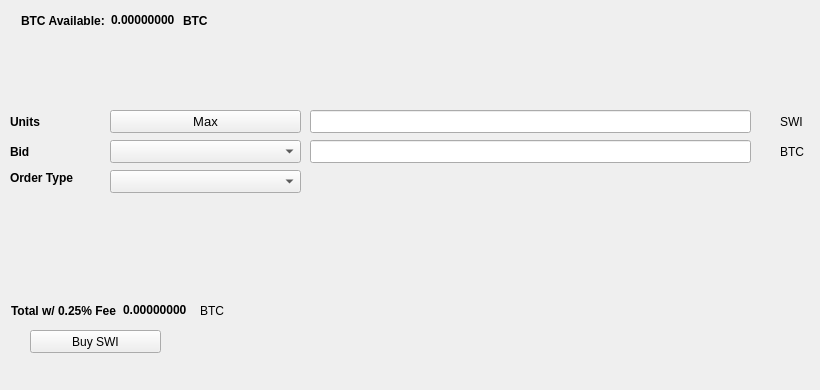
   <widget class="QWidget" name="BuyTab">
    <attribute name="title">
     <string>Buy</string>
    </attribute>
    <widget class="QPushButton" name="BuySWI">
     <property name="geometry">
      <rect>
       <x>30</x>
       <y>330</y>
       <width>131</width>
       <height>23</height>
      </rect>
     </property>
     <property name="text">
      <string>Buy SWI</string>
     </property>
     <property name="icon">
      <iconset resource="../swi.qrc">
       <normaloff>:/icons/bitcoin</normaloff>:/icons/bitcoin</iconset>
     </property>
    </widget>
    <widget class="QLabel" name="label_3">
     <property name="geometry">
      <rect>
       <x>10</x>
       <y>110</y>
       <width>46</width>
       <height>23</height>
      </rect>
     </property>
     <property name="font">
      <font>
       <weight>75</weight>
       <bold>true</bold>
      </font>
     </property>
     <property name="text">
      <string>Units</string>
     </property>
    </widget>
    <widget class="QLineEdit" name="UnitsInput">
     <property name="geometry">
      <rect>
       <x>310</x>
       <y>110</y>
       <width>441</width>
       <height>23</height>
      </rect>
     </property>
     <property name="font">
      <font>
       <pointsize>9</pointsize>
       <weight>75</weight>
       <bold>true</bold>
      </font>
     </property>
    </widget>
    <widget class="QLineEdit" name="BuyBidPriceEdit">
     <property name="geometry">
      <rect>
       <x>310</x>
       <y>140</y>
       <width>441</width>
       <height>23</height>
      </rect>
     </property>
     <property name="font">
      <font>
       <pointsize>9</pointsize>
       <weight>75</weight>
       <bold>true</bold>
      </font>
     </property>
    </widget>
    <widget class="QLabel" name="label_4">
     <property name="geometry">
      <rect>
       <x>780</x>
       <y>110</y>
       <width>31</width>
       <height>23</height>
      </rect>
     </property>
     <property name="text">
      <string>SWI</string>
     </property>
    </widget>
    <widget class="QLabel" name="label_5">
     <property name="geometry">
      <rect>
       <x>780</x>
       <y>140</y>
       <width>31</width>
       <height>23</height>
      </rect>
     </property>
     <property name="text">
      <string>BTC</string>
     </property>
    </widget>
    <widget class="QLabel" name="label_6">
     <property name="geometry">
      <rect>
       <x>10</x>
       <y>140</y>
       <width>46</width>
       <height>23</height>
      </rect>
     </property>
     <property name="font">
      <font>
       <weight>75</weight>
       <bold>true</bold>
      </font>
     </property>
     <property name="text">
      <string>Bid</string>
     </property>
    </widget>
    <widget class="QLabel" name="label_7">
     <property name="geometry">
      <rect>
       <x>10</x>
       <y>170</y>
       <width>91</width>
       <height>16</height>
      </rect>
     </property>
     <property name="font">
      <font>
       <weight>75</weight>
       <bold>true</bold>
      </font>
     </property>
     <property name="text">
      <string>Order Type</string>
     </property>
    </widget>
    <widget class="QPushButton" name="Buy_Max_Amount">
     <property name="geometry">
      <rect>
       <x>110</x>
       <y>110</y>
       <width>191</width>
       <height>23</height>
      </rect>
     </property>
     <property name="font">
      <font>
       <pointsize>10</pointsize>
      </font>
     </property>
     <property name="text">
      <string>Max</string>
     </property>
    </widget>
    <widget class="QComboBox" name="BuyBidcomboBox">
     <property name="geometry">
      <rect>
       <x>110</x>
       <y>140</y>
       <width>191</width>
       <height>23</height>
      </rect>
     </property>
     <property name="font">
      <font>
       <pointsize>10</pointsize>
      </font>
     </property>
    </widget>
    <widget class="QComboBox" name="buyOrdertypeCombo">
     <property name="geometry">
      <rect>
       <x>110</x>
       <y>170</y>
       <width>191</width>
       <height>23</height>
      </rect>
     </property>
     <property name="font">
      <font>
       <pointsize>10</pointsize>
      </font>
     </property>
    </widget>
    <widget class="QWidget" name="layoutWidget1">
     <property name="geometry">
      <rect>
       <x>21</x>
       <y>11</y>
       <width>227</width>
       <height>19</height>
      </rect>
     </property>
     <layout class="QHBoxLayout" name="horizontalLayout_3">
      <item>
       <widget class="QLabel" name="label232">
        <property name="font">
         <font>
          <weight>75</weight>
          <bold>true</bold>
         </font>
        </property>
        <property name="text">
         <string>BTC Available:</string>
        </property>
       </widget>
      </item>
      <item>
       <widget class="QLabel" name="BtcAvailableLbl">
        <property name="palette">
         <palette>
          <active>
           <colorrole role="WindowText">
            <brush brushstyle="SolidPattern">
             <color alpha="255">
              <red>0</red>
              <green>0</green>
              <blue>0</blue>
             </color>
            </brush>
           </colorrole>
           <colorrole role="Button">
            <brush brushstyle="SolidPattern">
             <color alpha="255">
              <red>0</red>
              <green>170</green>
              <blue>0</blue>
             </color>
            </brush>
           </colorrole>
           <colorrole role="Light">
            <brush brushstyle="SolidPattern">
             <color alpha="255">
              <red>0</red>
              <green>255</green>
              <blue>0</blue>
             </color>
            </brush>
           </colorrole>
           <colorrole role="Midlight">
            <brush brushstyle="SolidPattern">
             <color alpha="255">
              <red>0</red>
              <green>212</green>
              <blue>0</blue>
             </color>
            </brush>
           </colorrole>
           <colorrole role="Dark">
            <brush brushstyle="SolidPattern">
             <color alpha="255">
              <red>0</red>
              <green>85</green>
              <blue>0</blue>
             </color>
            </brush>
           </colorrole>
           <colorrole role="Mid">
            <brush brushstyle="SolidPattern">
             <color alpha="255">
              <red>0</red>
              <green>113</green>
              <blue>0</blue>
             </color>
            </brush>
           </colorrole>
           <colorrole role="Text">
            <brush brushstyle="SolidPattern">
             <color alpha="255">
              <red>0</red>
              <green>170</green>
              <blue>0</blue>
             </color>
            </brush>
           </colorrole>
           <colorrole role="BrightText">
            <brush brushstyle="SolidPattern">
             <color alpha="255">
              <red>255</red>
              <green>255</green>
              <blue>255</blue>
             </color>
            </brush>
           </colorrole>
           <colorrole role="ButtonText">
            <brush brushstyle="SolidPattern">
             <color alpha="255">
              <red>0</red>
              <green>0</green>
              <blue>0</blue>
             </color>
            </brush>
           </colorrole>
           <colorrole role="Base">
            <brush brushstyle="SolidPattern">
             <color alpha="255">
              <red>255</red>
              <green>255</green>
              <blue>255</blue>
             </color>
            </brush>
           </colorrole>
           <colorrole role="Window">
            <brush brushstyle="SolidPattern">
             <color alpha="255">
              <red>0</red>
              <green>170</green>
              <blue>0</blue>
             </color>
            </brush>
           </colorrole>
           <colorrole role="Shadow">
            <brush brushstyle="SolidPattern">
             <color alpha="255">
              <red>0</red>
              <green>0</green>
              <blue>0</blue>
             </color>
            </brush>
           </colorrole>
           <colorrole role="AlternateBase">
            <brush brushstyle="SolidPattern">
             <color alpha="255">
              <red>127</red>
              <green>212</green>
              <blue>127</blue>
             </color>
            </brush>
           </colorrole>
           <colorrole role="ToolTipBase">
            <brush brushstyle="SolidPattern">
             <color alpha="255">
              <red>255</red>
              <green>255</green>
              <blue>220</blue>
             </color>
            </brush>
           </colorrole>
           <colorrole role="ToolTipText">
            <brush brushstyle="SolidPattern">
             <color alpha="255">
              <red>0</red>
              <green>0</green>
              <blue>0</blue>
             </color>
            </brush>
           </colorrole>
          </active>
          <inactive>
           <colorrole role="WindowText">
            <brush brushstyle="SolidPattern">
             <color alpha="255">
              <red>0</red>
              <green>0</green>
              <blue>0</blue>
             </color>
            </brush>
           </colorrole>
           <colorrole role="Button">
            <brush brushstyle="SolidPattern">
             <color alpha="255">
              <red>0</red>
              <green>170</green>
              <blue>0</blue>
             </color>
            </brush>
           </colorrole>
           <colorrole role="Light">
            <brush brushstyle="SolidPattern">
             <color alpha="255">
              <red>0</red>
              <green>255</green>
              <blue>0</blue>
             </color>
            </brush>
           </colorrole>
           <colorrole role="Midlight">
            <brush brushstyle="SolidPattern">
             <color alpha="255">
              <red>0</red>
              <green>212</green>
              <blue>0</blue>
             </color>
            </brush>
           </colorrole>
           <colorrole role="Dark">
            <brush brushstyle="SolidPattern">
             <color alpha="255">
              <red>0</red>
              <green>85</green>
              <blue>0</blue>
             </color>
            </brush>
           </colorrole>
           <colorrole role="Mid">
            <brush brushstyle="SolidPattern">
             <color alpha="255">
              <red>0</red>
              <green>113</green>
              <blue>0</blue>
             </color>
            </brush>
           </colorrole>
           <colorrole role="Text">
            <brush brushstyle="SolidPattern">
             <color alpha="255">
              <red>0</red>
              <green>170</green>
              <blue>0</blue>
             </color>
            </brush>
           </colorrole>
           <colorrole role="BrightText">
            <brush brushstyle="SolidPattern">
             <color alpha="255">
              <red>255</red>
              <green>255</green>
              <blue>255</blue>
             </color>
            </brush>
           </colorrole>
           <colorrole role="ButtonText">
            <brush brushstyle="SolidPattern">
             <color alpha="255">
              <red>0</red>
              <green>0</green>
              <blue>0</blue>
             </color>
            </brush>
           </colorrole>
           <colorrole role="Base">
            <brush brushstyle="SolidPattern">
             <color alpha="255">
              <red>255</red>
              <green>255</green>
              <blue>255</blue>
             </color>
            </brush>
           </colorrole>
           <colorrole role="Window">
            <brush brushstyle="SolidPattern">
             <color alpha="255">
              <red>0</red>
              <green>170</green>
              <blue>0</blue>
             </color>
            </brush>
           </colorrole>
           <colorrole role="Shadow">
            <brush brushstyle="SolidPattern">
             <color alpha="255">
              <red>0</red>
              <green>0</green>
              <blue>0</blue>
             </color>
            </brush>
           </colorrole>
           <colorrole role="AlternateBase">
            <brush brushstyle="SolidPattern">
             <color alpha="255">
              <red>127</red>
              <green>212</green>
              <blue>127</blue>
             </color>
            </brush>
           </colorrole>
           <colorrole role="ToolTipBase">
            <brush brushstyle="SolidPattern">
             <color alpha="255">
              <red>255</red>
              <green>255</green>
              <blue>220</blue>
             </color>
            </brush>
           </colorrole>
           <colorrole role="ToolTipText">
            <brush brushstyle="SolidPattern">
             <color alpha="255">
              <red>0</red>
              <green>0</green>
              <blue>0</blue>
             </color>
            </brush>
           </colorrole>
          </inactive>
          <disabled>
           <colorrole role="WindowText">
            <brush brushstyle="SolidPattern">
             <color alpha="255">
              <red>0</red>
              <green>85</green>
              <blue>0</blue>
             </color>
            </brush>
           </colorrole>
           <colorrole role="Button">
            <brush brushstyle="SolidPattern">
             <color alpha="255">
              <red>0</red>
              <green>170</green>
              <blue>0</blue>
             </color>
            </brush>
           </colorrole>
           <colorrole role="Light">
            <brush brushstyle="SolidPattern">
             <color alpha="255">
              <red>0</red>
              <green>255</green>
              <blue>0</blue>
             </color>
            </brush>
           </colorrole>
           <colorrole role="Midlight">
            <brush brushstyle="SolidPattern">
             <color alpha="255">
              <red>0</red>
              <green>212</green>
              <blue>0</blue>
             </color>
            </brush>
           </colorrole>
           <colorrole role="Dark">
            <brush brushstyle="SolidPattern">
             <color alpha="255">
              <red>0</red>
              <green>85</green>
              <blue>0</blue>
             </color>
            </brush>
           </colorrole>
           <colorrole role="Mid">
            <brush brushstyle="SolidPattern">
             <color alpha="255">
              <red>0</red>
              <green>113</green>
              <blue>0</blue>
             </color>
            </brush>
           </colorrole>
           <colorrole role="Text">
            <brush brushstyle="SolidPattern">
             <color alpha="255">
              <red>0</red>
              <green>85</green>
              <blue>0</blue>
             </color>
            </brush>
           </colorrole>
           <colorrole role="BrightText">
            <brush brushstyle="SolidPattern">
             <color alpha="255">
              <red>255</red>
              <green>255</green>
              <blue>255</blue>
             </color>
            </brush>
           </colorrole>
           <colorrole role="ButtonText">
            <brush brushstyle="SolidPattern">
             <color alpha="255">
              <red>0</red>
              <green>85</green>
              <blue>0</blue>
             </color>
            </brush>
           </colorrole>
           <colorrole role="Base">
            <brush brushstyle="SolidPattern">
             <color alpha="255">
              <red>0</red>
              <green>170</green>
              <blue>0</blue>
             </color>
            </brush>
           </colorrole>
           <colorrole role="Window">
            <brush brushstyle="SolidPattern">
             <color alpha="255">
              <red>0</red>
              <green>170</green>
              <blue>0</blue>
             </color>
            </brush>
           </colorrole>
           <colorrole role="Shadow">
            <brush brushstyle="SolidPattern">
             <color alpha="255">
              <red>0</red>
              <green>0</green>
              <blue>0</blue>
             </color>
            </brush>
           </colorrole>
           <colorrole role="AlternateBase">
            <brush brushstyle="SolidPattern">
             <color alpha="255">
              <red>0</red>
              <green>170</green>
              <blue>0</blue>
             </color>
            </brush>
           </colorrole>
           <colorrole role="ToolTipBase">
            <brush brushstyle="SolidPattern">
             <color alpha="255">
              <red>255</red>
              <green>255</green>
              <blue>220</blue>
             </color>
            </brush>
           </colorrole>
           <colorrole role="ToolTipText">
            <brush brushstyle="SolidPattern">
             <color alpha="255">
              <red>0</red>
              <green>0</green>
              <blue>0</blue>
             </color>
            </brush>
           </colorrole>
          </disabled>
         </palette>
        </property>
        <property name="font">
         <font>
          <weight>75</weight>
          <bold>true</bold>
         </font>
        </property>
        <property name="text">
         <string>0.00000000</string>
        </property>
        <property name="textInteractionFlags">
         <set>Qt::LinksAccessibleByMouse|Qt::TextSelectableByKeyboard|Qt::TextSelectableByMouse</set>
        </property>
       </widget>
      </item>
      <item>
       <widget class="QLabel" name="BtcAvailableLbl_2">
        <property name="font">
         <font>
          <weight>75</weight>
          <bold>true</bold>
         </font>
        </property>
        <property name="text">
         <string>BTC</string>
        </property>
       </widget>
      </item>
     </layout>
    </widget>
    <widget class="QWidget" name="layoutWidge2">
     <property name="geometry">
      <rect>
       <x>11</x>
       <y>301</y>
       <width>259</width>
       <height>19</height>
      </rect>
     </property>
     <layout class="QHBoxLayout" name="horizontalLayout_4">
      <item>
       <widget class="QLabel" name="label_9">
        <property name="font">
         <font>
          <weight>75</weight>
          <bold>true</bold>
         </font>
        </property>
        <property name="text">
         <string>Total w/ 0.25% Fee</string>
        </property>
       </widget>
      </item>
      <item>
       <widget class="QLabel" name="BuyCostLabel">
        <property name="palette">
         <palette>
          <active>
           <colorrole role="WindowText">
            <brush brushstyle="SolidPattern">
             <color alpha="255">
              <red>0</red>
              <green>0</green>
              <blue>0</blue>
             </color>
            </brush>
           </colorrole>
           <colorrole role="Button">
            <brush brushstyle="SolidPattern">
             <color alpha="255">
              <red>0</red>
              <green>170</green>
              <blue>0</blue>
             </color>
            </brush>
           </colorrole>
           <colorrole role="Light">
            <brush brushstyle="SolidPattern">
             <color alpha="255">
              <red>0</red>
              <green>255</green>
              <blue>0</blue>
             </color>
            </brush>
           </colorrole>
           <colorrole role="Midlight">
            <brush brushstyle="SolidPattern">
             <color alpha="255">
              <red>0</red>
              <green>212</green>
              <blue>0</blue>
             </color>
            </brush>
           </colorrole>
           <colorrole role="Dark">
            <brush brushstyle="SolidPattern">
             <color alpha="255">
              <red>0</red>
              <green>85</green>
              <blue>0</blue>
             </color>
            </brush>
           </colorrole>
           <colorrole role="Mid">
            <brush brushstyle="SolidPattern">
             <color alpha="255">
              <red>0</red>
              <green>113</green>
              <blue>0</blue>
             </color>
            </brush>
           </colorrole>
           <colorrole role="Text">
            <brush brushstyle="SolidPattern">
             <color alpha="255">
              <red>0</red>
              <green>170</green>
              <blue>0</blue>
             </color>
            </brush>
           </colorrole>
           <colorrole role="BrightText">
            <brush brushstyle="SolidPattern">
             <color alpha="255">
              <red>255</red>
              <green>255</green>
              <blue>255</blue>
             </color>
            </brush>
           </colorrole>
           <colorrole role="ButtonText">
            <brush brushstyle="SolidPattern">
             <color alpha="255">
              <red>0</red>
              <green>0</green>
              <blue>0</blue>
             </color>
            </brush>
           </colorrole>
           <colorrole role="Base">
            <brush brushstyle="SolidPattern">
             <color alpha="255">
              <red>255</red>
              <green>255</green>
              <blue>255</blue>
             </color>
            </brush>
           </colorrole>
           <colorrole role="Window">
            <brush brushstyle="SolidPattern">
             <color alpha="255">
              <red>0</red>
              <green>170</green>
              <blue>0</blue>
             </color>
            </brush>
           </colorrole>
           <colorrole role="Shadow">
            <brush brushstyle="SolidPattern">
             <color alpha="255">
              <red>0</red>
              <green>0</green>
              <blue>0</blue>
             </color>
            </brush>
           </colorrole>
           <colorrole role="AlternateBase">
            <brush brushstyle="SolidPattern">
             <color alpha="255">
              <red>127</red>
              <green>212</green>
              <blue>127</blue>
             </color>
            </brush>
           </colorrole>
           <colorrole role="ToolTipBase">
            <brush brushstyle="SolidPattern">
             <color alpha="255">
              <red>255</red>
              <green>255</green>
              <blue>220</blue>
             </color>
            </brush>
           </colorrole>
           <colorrole role="ToolTipText">
            <brush brushstyle="SolidPattern">
             <color alpha="255">
              <red>0</red>
              <green>0</green>
              <blue>0</blue>
             </color>
            </brush>
           </colorrole>
          </active>
          <inactive>
           <colorrole role="WindowText">
            <brush brushstyle="SolidPattern">
             <color alpha="255">
              <red>0</red>
              <green>0</green>
              <blue>0</blue>
             </color>
            </brush>
           </colorrole>
           <colorrole role="Button">
            <brush brushstyle="SolidPattern">
             <color alpha="255">
              <red>0</red>
              <green>170</green>
              <blue>0</blue>
             </color>
            </brush>
           </colorrole>
           <colorrole role="Light">
            <brush brushstyle="SolidPattern">
             <color alpha="255">
              <red>0</red>
              <green>255</green>
              <blue>0</blue>
             </color>
            </brush>
           </colorrole>
           <colorrole role="Midlight">
            <brush brushstyle="SolidPattern">
             <color alpha="255">
              <red>0</red>
              <green>212</green>
              <blue>0</blue>
             </color>
            </brush>
           </colorrole>
           <colorrole role="Dark">
            <brush brushstyle="SolidPattern">
             <color alpha="255">
              <red>0</red>
              <green>85</green>
              <blue>0</blue>
             </color>
            </brush>
           </colorrole>
           <colorrole role="Mid">
            <brush brushstyle="SolidPattern">
             <color alpha="255">
              <red>0</red>
              <green>113</green>
              <blue>0</blue>
             </color>
            </brush>
           </colorrole>
           <colorrole role="Text">
            <brush brushstyle="SolidPattern">
             <color alpha="255">
              <red>0</red>
              <green>170</green>
              <blue>0</blue>
             </color>
            </brush>
           </colorrole>
           <colorrole role="BrightText">
            <brush brushstyle="SolidPattern">
             <color alpha="255">
              <red>255</red>
              <green>255</green>
              <blue>255</blue>
             </color>
            </brush>
           </colorrole>
           <colorrole role="ButtonText">
            <brush brushstyle="SolidPattern">
             <color alpha="255">
              <red>0</red>
              <green>0</green>
              <blue>0</blue>
             </color>
            </brush>
           </colorrole>
           <colorrole role="Base">
            <brush brushstyle="SolidPattern">
             <color alpha="255">
              <red>255</red>
              <green>255</green>
              <blue>255</blue>
             </color>
            </brush>
           </colorrole>
           <colorrole role="Window">
            <brush brushstyle="SolidPattern">
             <color alpha="255">
              <red>0</red>
              <green>170</green>
              <blue>0</blue>
             </color>
            </brush>
           </colorrole>
           <colorrole role="Shadow">
            <brush brushstyle="SolidPattern">
             <color alpha="255">
              <red>0</red>
              <green>0</green>
              <blue>0</blue>
             </color>
            </brush>
           </colorrole>
           <colorrole role="AlternateBase">
            <brush brushstyle="SolidPattern">
             <color alpha="255">
              <red>127</red>
              <green>212</green>
              <blue>127</blue>
             </color>
            </brush>
           </colorrole>
           <colorrole role="ToolTipBase">
            <brush brushstyle="SolidPattern">
             <color alpha="255">
              <red>255</red>
              <green>255</green>
              <blue>220</blue>
             </color>
            </brush>
           </colorrole>
           <colorrole role="ToolTipText">
            <brush brushstyle="SolidPattern">
             <color alpha="255">
              <red>0</red>
              <green>0</green>
              <blue>0</blue>
             </color>
            </brush>
           </colorrole>
          </inactive>
          <disabled>
           <colorrole role="WindowText">
            <brush brushstyle="SolidPattern">
             <color alpha="255">
              <red>0</red>
              <green>85</green>
              <blue>0</blue>
             </color>
            </brush>
           </colorrole>
           <colorrole role="Button">
            <brush brushstyle="SolidPattern">
             <color alpha="255">
              <red>0</red>
              <green>170</green>
              <blue>0</blue>
             </color>
            </brush>
           </colorrole>
           <colorrole role="Light">
            <brush brushstyle="SolidPattern">
             <color alpha="255">
              <red>0</red>
              <green>255</green>
              <blue>0</blue>
             </color>
            </brush>
           </colorrole>
           <colorrole role="Midlight">
            <brush brushstyle="SolidPattern">
             <color alpha="255">
              <red>0</red>
              <green>212</green>
              <blue>0</blue>
             </color>
            </brush>
           </colorrole>
           <colorrole role="Dark">
            <brush brushstyle="SolidPattern">
             <color alpha="255">
              <red>0</red>
              <green>85</green>
              <blue>0</blue>
             </color>
            </brush>
           </colorrole>
           <colorrole role="Mid">
            <brush brushstyle="SolidPattern">
             <color alpha="255">
              <red>0</red>
              <green>113</green>
              <blue>0</blue>
             </color>
            </brush>
           </colorrole>
           <colorrole role="Text">
            <brush brushstyle="SolidPattern">
             <color alpha="255">
              <red>0</red>
              <green>85</green>
              <blue>0</blue>
             </color>
            </brush>
           </colorrole>
           <colorrole role="BrightText">
            <brush brushstyle="SolidPattern">
             <color alpha="255">
              <red>255</red>
              <green>255</green>
              <blue>255</blue>
             </color>
            </brush>
           </colorrole>
           <colorrole role="ButtonText">
            <brush brushstyle="SolidPattern">
             <color alpha="255">
              <red>0</red>
              <green>85</green>
              <blue>0</blue>
             </color>
            </brush>
           </colorrole>
           <colorrole role="Base">
            <brush brushstyle="SolidPattern">
             <color alpha="255">
              <red>0</red>
              <green>170</green>
              <blue>0</blue>
             </color>
            </brush>
           </colorrole>
           <colorrole role="Window">
            <brush brushstyle="SolidPattern">
             <color alpha="255">
              <red>0</red>
              <green>170</green>
              <blue>0</blue>
             </color>
            </brush>
           </colorrole>
           <colorrole role="Shadow">
            <brush brushstyle="SolidPattern">
             <color alpha="255">
              <red>0</red>
              <green>0</green>
              <blue>0</blue>
             </color>
            </brush>
           </colorrole>
           <colorrole role="AlternateBase">
            <brush brushstyle="SolidPattern">
             <color alpha="255">
              <red>0</red>
              <green>170</green>
              <blue>0</blue>
             </color>
            </brush>
           </colorrole>
           <colorrole role="ToolTipBase">
            <brush brushstyle="SolidPattern">
             <color alpha="255">
              <red>255</red>
              <green>255</green>
              <blue>220</blue>
             </color>
            </brush>
           </colorrole>
           <colorrole role="ToolTipText">
            <brush brushstyle="SolidPattern">
             <color alpha="255">
              <red>0</red>
              <green>0</green>
              <blue>0</blue>
             </color>
            </brush>
           </colorrole>
          </disabled>
         </palette>
        </property>
        <property name="font">
         <font>
          <weight>75</weight>
          <bold>true</bold>
         </font>
        </property>
        <property name="autoFillBackground">
         <bool>false</bool>
        </property>
        <property name="text">
         <string>0.00000000</string>
        </property>
        <property name="textInteractionFlags">
         <set>Qt::LinksAccessibleByMouse|Qt::TextSelectableByMouse</set>
        </property>
       </widget>
      </item>
      <item>
       <widget class="QLabel" name="label_10">
        <property name="font">
         <font>
          <weight>50</weight>
          <bold>false</bold>
         </font>
        </property>
        <property name="text">
         <string>BTC</string>
        </property>
       </widget>
      </item>
     </layout>
    </widget>
    <widget class="QLabel" name="label_24">
     <property name="geometry">
      <rect>
       <x>460</x>
       <y>300</y>
       <width>281</width>
       <height>81</height>
      </rect>
     </property>
     <property name="text">
      <string/>
     </property>
     <property name="pixmap">
      <pixmap>:/images/bittrex</pixmap>
     </property>
    </widget>
   </widget>
